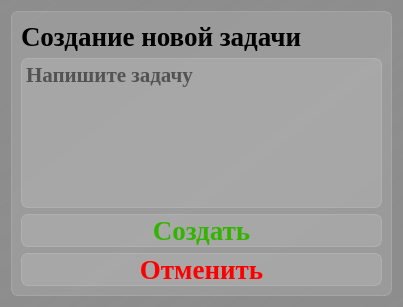
<?xml version="1.0" encoding="UTF-8"?>
<ui version="4.0">
 <class>Dialog_create_task</class>
 <widget class="QDialog" name="Dialog_create_task">
  <property name="geometry">
   <rect>
    <x>0</x>
    <y>0</y>
    <width>403</width>
    <height>307</height>
   </rect>
  </property>
  <property name="windowTitle">
   <string>Создание задачи</string>
  </property>
  <property name="styleSheet">
   <string notr="true">background-color: qlineargradient(spread:pad, x1:1, y1:1, x2:0, y2:0, stop:0 rgba(141, 141, 141, 255), stop:0.427447 rgba(141, 141, 141, 235), stop:1 rgba(141, 141, 141, 255));
font-family: Liberation Serif;
</string>
  </property>
  <layout class="QVBoxLayout" name="verticalLayout_2">
   <item>
    <widget class="QFrame" name="frame_main">
     <property name="styleSheet">
      <string notr="true">background-color: rgba(255, 255, 255, 30);
border: 1px solid rgba(255, 255, 255, 40);
border-radius: 7px;</string>
     </property>
     <property name="frameShape">
      <enum>QFrame::StyledPanel</enum>
     </property>
     <property name="frameShadow">
      <enum>QFrame::Raised</enum>
     </property>
     <layout class="QVBoxLayout" name="verticalLayout">
      <item>
       <widget class="QLabel" name="label_info">
        <property name="styleSheet">
         <string notr="true">text-align: center;
font-weight: bold;
font-size: 20pt;
background-color: none;
border: none;</string>
        </property>
        <property name="text">
         <string>Создание новой задачи</string>
        </property>
       </widget>
      </item>
      <item>
       <widget class="QTextEdit" name="textEdit_task_text">
        <property name="styleSheet">
         <string notr="true">font-weight: bold;
font-size: 16pt;</string>
        </property>
        <property name="html">
         <string>&lt;!DOCTYPE HTML PUBLIC &quot;-//W3C//DTD HTML 4.0//EN&quot; &quot;http://www.w3.org/TR/REC-html40/strict.dtd&quot;&gt;
&lt;html&gt;&lt;head&gt;&lt;meta name=&quot;qrichtext&quot; content=&quot;1&quot; /&gt;&lt;meta charset=&quot;utf-8&quot; /&gt;&lt;style type=&quot;text/css&quot;&gt;
p, li { white-space: pre-wrap; }
hr { height: 1px; border-width: 0; }
li.unchecked::marker { content: &quot;\2610&quot;; }
li.checked::marker { content: &quot;\2612&quot;; }
&lt;/style&gt;&lt;/head&gt;&lt;body style=&quot; font-family:'Liberation Serif'; font-size:16pt; font-weight:700; font-style:normal;&quot;&gt;
&lt;p style=&quot;-qt-paragraph-type:empty; margin-top:0px; margin-bottom:0px; margin-left:0px; margin-right:0px; -qt-block-indent:0; text-indent:0px; font-family:'.AppleSystemUIFont'; font-size:20pt;&quot;&gt;&lt;br /&gt;&lt;/p&gt;&lt;/body&gt;&lt;/html&gt;</string>
        </property>
        <property name="placeholderText">
         <string>Напишите задачу</string>
        </property>
       </widget>
      </item>
      <item>
       <widget class="QPushButton" name="pushButton_create">
        <property name="styleSheet">
         <string notr="true">QPushButton {
font-weight: bold;
font-size: 20pt;
text-align: center;
color: rgba(51, 181, 0, 1);
}

QPushButton:hover {
background-color: rgba(255, 255, 255, 40);
}
QPushButton:pressed {
background-color: rgba(255, 255, 255, 70);
}</string>
        </property>
        <property name="text">
         <string>Создать</string>
        </property>
       </widget>
      </item>
      <item>
       <widget class="QPushButton" name="pushButton_cancel">
        <property name="styleSheet">
         <string notr="true">QPushButton {
font-weight: bold;
font-size: 20pt;
text-align: center;
color: red;
}

QPushButton:hover {
background-color: rgba(255, 255, 255, 40);
}
QPushButton:pressed {
background-color: rgba(255, 255, 255, 70);
}</string>
        </property>
        <property name="text">
         <string>Отменить</string>
        </property>
       </widget>
      </item>
     </layout>
    </widget>
   </item>
  </layout>
 </widget>
 <tabstops>
  <tabstop>textEdit_task_text</tabstop>
  <tabstop>pushButton_cancel</tabstop>
  <tabstop>pushButton_create</tabstop>
 </tabstops>
 <resources/>
 <connections/>
</ui>
